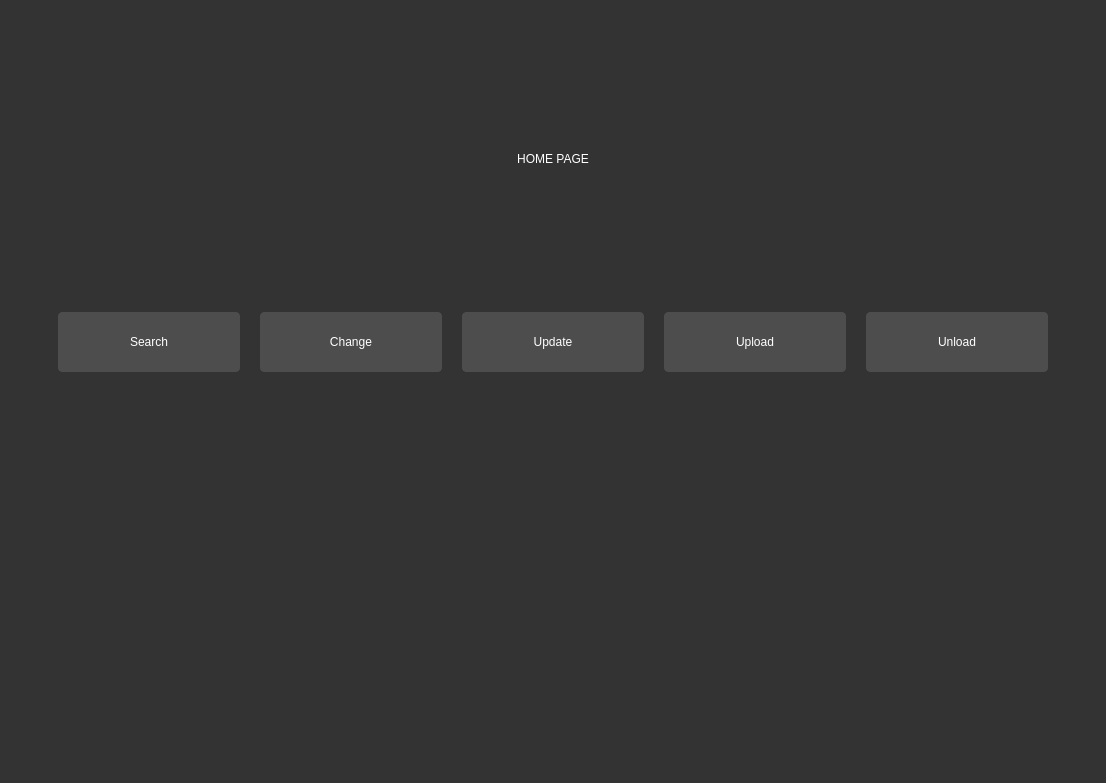
<?xml version="1.0" encoding="UTF-8"?>
<ui version="4.0">
 <class>Form</class>
 <widget class="QWidget" name="Form">
  <property name="enabled">
   <bool>true</bool>
  </property>
  <property name="geometry">
   <rect>
    <x>0</x>
    <y>0</y>
    <width>1106</width>
    <height>783</height>
   </rect>
  </property>
  <property name="windowTitle">
   <string>Form</string>
  </property>
  <property name="styleSheet">
   <string notr="true">  QWidget {
        background-color: #333333;
        color: #ffffff;
        border: none;
    }
    QPushButton {
        background-color: #4d4d4d;
        border: 1px solid #4d4d4d;
        border-radius: 4px;
        color: #ffffff;
        padding: 5px;
    }
    QPushButton:hover {
        background-color: #5a5a5a;
        border: 1px solid #5a5a5a;
    }
    QCheckBox {
        color: #ffffff;
    }
    QLineEdit {
        background-color: #4d4d4d;
        border: 1px solid #4d4d4d;
        color: #ffffff;
        padding: 5px;
    }
    QTextEdit {
        background-color: #4d4d4d;
        border: 1px solid #4d4d4d;
        color: #ffffff;
        padding: 5px;
    }
    QProgressBar {
        border: 1px solid #444444;
        border-radius: 7px;
        background-color: #2e2e2e;
        text-align: center;
        font-size: 10pt;
        color: white;
    }
    QProgressBar::chunk {
        background-color: #3a3a3a;
        width: 5px;
    }
    QScrollBar:vertical {
        border: none;
        background-color: #3a3a3a;
        width: 10px;
        margin: 16px 0 16px 0;
    }
    QScrollBar::handle:vertical {
        background-color: #444444;
        border-radius: 5px;
    }
    QScrollBar:horizontal {
        border: none;
        background-color: #3a3a3a;
        height: 10px;
        margin: 0px 16px 0 16px;
    }
    QScrollBar::handle:horizontal {
        background-color: #444444;
        border-radius: 5px;
    }
    QTabWidget {
        background-color: #2e2e2e;
        border: none;
    }
    QTabBar::tab {
        background-color: #2e2e2e;
        color: #b1b1b1;
        padding: 8px 20px;
        border-top-left-radius: 5px;
        border-top-right-radius: 5px;
        border: none;
    }
 
    QTabBar::tab:selected, QTabBar::tab:hover {
        background-color: #3a3a3a;
        color: white;
    }</string>
  </property>
  <layout class="QHBoxLayout" name="horizontalLayout_3">
   <item>
    <layout class="QVBoxLayout" name="verticalLayout">
     <item>
      <layout class="QHBoxLayout" name="horizontalLayout">
       <property name="leftMargin">
        <number>0</number>
       </property>
       <property name="topMargin">
        <number>50</number>
       </property>
       <item>
        <widget class="QLabel" name="label">
         <property name="sizePolicy">
          <sizepolicy hsizetype="Expanding" vsizetype="Expanding">
           <horstretch>0</horstretch>
           <verstretch>0</verstretch>
          </sizepolicy>
         </property>
         <property name="maximumSize">
          <size>
           <width>1000</width>
           <height>208</height>
          </size>
         </property>
         <property name="styleSheet">
          <string notr="true">font: 700 110pt &quot;Segoe UI&quot;;</string>
         </property>
         <property name="text">
          <string>HOME PAGE</string>
         </property>
         <property name="alignment">
          <set>Qt::AlignCenter</set>
         </property>
        </widget>
       </item>
      </layout>
     </item>
     <item>
      <layout class="QHBoxLayout" name="horizontalLayout_2" stretch="0,0,0,0,0">
       <property name="spacing">
        <number>20</number>
       </property>
       <property name="sizeConstraint">
        <enum>QLayout::SetDefaultConstraint</enum>
       </property>
       <property name="leftMargin">
        <number>5</number>
       </property>
       <property name="topMargin">
        <number>50</number>
       </property>
       <property name="rightMargin">
        <number>5</number>
       </property>
       <property name="bottomMargin">
        <number>400</number>
       </property>
       <item>
        <widget class="QPushButton" name="search">
         <property name="minimumSize">
          <size>
           <width>100</width>
           <height>60</height>
          </size>
         </property>
         <property name="maximumSize">
          <size>
           <width>550</width>
           <height>80</height>
          </size>
         </property>
         <property name="sizeIncrement">
          <size>
           <width>0</width>
           <height>0</height>
          </size>
         </property>
         <property name="contextMenuPolicy">
          <enum>Qt::NoContextMenu</enum>
         </property>
         <property name="styleSheet">
          <string notr="true">font: 700 18pt &quot;Segoe UI&quot;;</string>
         </property>
         <property name="text">
          <string>Search</string>
         </property>
        </widget>
       </item>
       <item>
        <widget class="QPushButton" name="change">
         <property name="minimumSize">
          <size>
           <width>100</width>
           <height>60</height>
          </size>
         </property>
         <property name="maximumSize">
          <size>
           <width>550</width>
           <height>80</height>
          </size>
         </property>
         <property name="styleSheet">
          <string notr="true">font: 700 18pt &quot;Segoe UI&quot;;</string>
         </property>
         <property name="text">
          <string>Change</string>
         </property>
        </widget>
       </item>
       <item>
        <widget class="QPushButton" name="update">
         <property name="minimumSize">
          <size>
           <width>100</width>
           <height>60</height>
          </size>
         </property>
         <property name="maximumSize">
          <size>
           <width>550</width>
           <height>80</height>
          </size>
         </property>
         <property name="styleSheet">
          <string notr="true">font: 700 18pt &quot;Segoe UI&quot;;</string>
         </property>
         <property name="text">
          <string>Update</string>
         </property>
        </widget>
       </item>
       <item>
        <widget class="QPushButton" name="upload">
         <property name="minimumSize">
          <size>
           <width>100</width>
           <height>60</height>
          </size>
         </property>
         <property name="maximumSize">
          <size>
           <width>550</width>
           <height>80</height>
          </size>
         </property>
         <property name="styleSheet">
          <string notr="true">font: 700 18pt &quot;Segoe UI&quot;;</string>
         </property>
         <property name="text">
          <string>Upload</string>
         </property>
        </widget>
       </item>
       <item>
        <widget class="QPushButton" name="unload">
         <property name="minimumSize">
          <size>
           <width>100</width>
           <height>60</height>
          </size>
         </property>
         <property name="maximumSize">
          <size>
           <width>550</width>
           <height>80</height>
          </size>
         </property>
         <property name="styleSheet">
          <string notr="true">font: 700 18pt &quot;Segoe UI&quot;;</string>
         </property>
         <property name="text">
          <string>Unload</string>
         </property>
        </widget>
       </item>
      </layout>
     </item>
    </layout>
   </item>
  </layout>
 </widget>
 <resources/>
 <connections/>
</ui>
